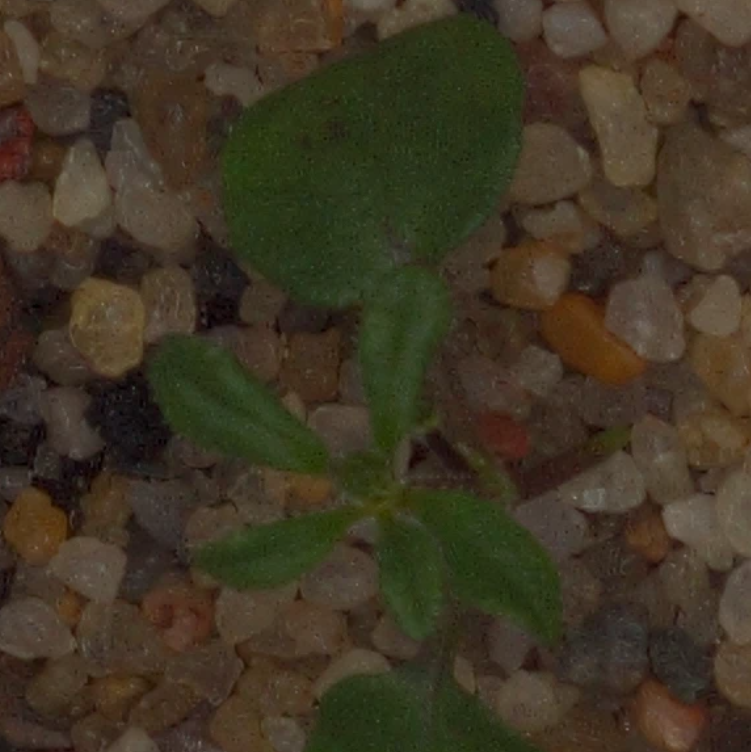
#> input picture OpenCV_Project/Opencv_Image_Processing/Img/1685850324771.jpg, 751 x 752 px
$ python 'Histogram normalization.py'   (older library calls are emulated)
#> lines starting #> are read from the running program, lines starting #| are printed output that depends on the picture
#!/user/bin/env python3
# -*- coding: utf-8 -*-
"""
直方图正规化的原理：
"""
import cv2
import numpy as np
import matplotlib.pyplot as plt
I = cv2.imread('../Img/1685850324771.jpg')
#> I is the input picture: shape (752, 751, 3); mean B, G, R 36.2, 54.2, 63.8
# I= cv2.cvtColor(I,cv2.COLOR_BGR2GRAY)
histI = cv2.calcHist(I,[0],None,[255],[0,256])
#> histI = 255 values, max 56 at index 73, min 0 at index 0, mean 8.84
# 求I的最小值和最大值
Imax = np.max(I)
#> Imax = 147
Imin = np.min(I)
#> Imin = 0
# 要输出的最小灰度级和最大灰度级
Omin,Omax = 0,255
# 计算a和b的值
a = float(Omax-Omin)/(Imax-Imin)
#> a = 1.73
b = Omin-a*Imax
#> b = -255
# 矩阵的线性变换
O = a*I + b
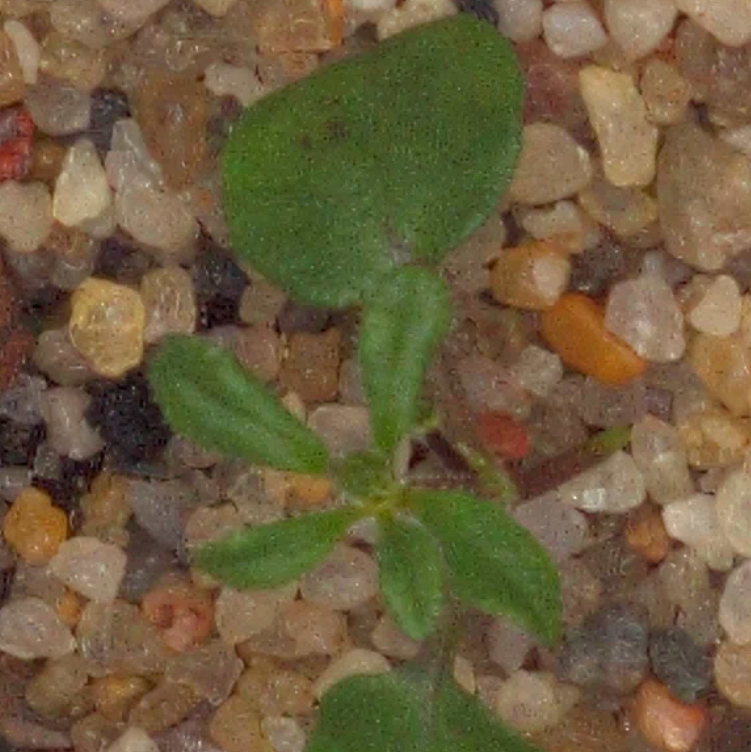
#> O: shape (752, 751, 3) float64; mean B, G, R -192.2, -161, -144.3; drawn with min black and max white
# 数据类型转换
O = O.astype(np.uint8)
histO = cv2.calcHist(O,[0],None,[255],[0,256])
#> histO = 255 values, max 56 at index 129, min 0 at index 0, mean 8.84
cv2.imshow('I',I)
cv2.imshow('O',O)
plt.subplot(1,2,1)
plt.plot(histI)
plt.subplot(1,2,2)
plt.plot(histO)
plt.show()
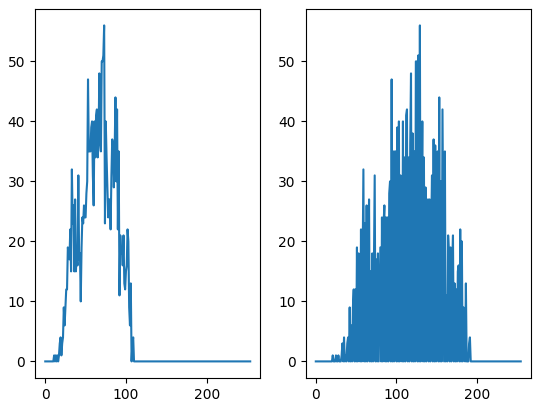
#> figure drawn by matplotlib, 2 panels; panel 1: curve peaks at x = 73, y = 56; panel 2: curve peaks at x = 129, y = 56
cv2.waitKey(0)
cv2.destroyAllWindows()


# 调用opencv的直方图正规化函数normalize
img = cv2.imread('../Img/1685850324771.jpg',cv2.IMREAD_ANYCOLOR)
# 直方图正规化
#> (the run stopped early here; a loop or call above may not have finished)

$ run again, with OpenCV_Project/Opencv_Image_Processing/Img/001.jpg copied over OpenCV_Project/Opencv_Image_Processing/Img/1685850324771.jpg
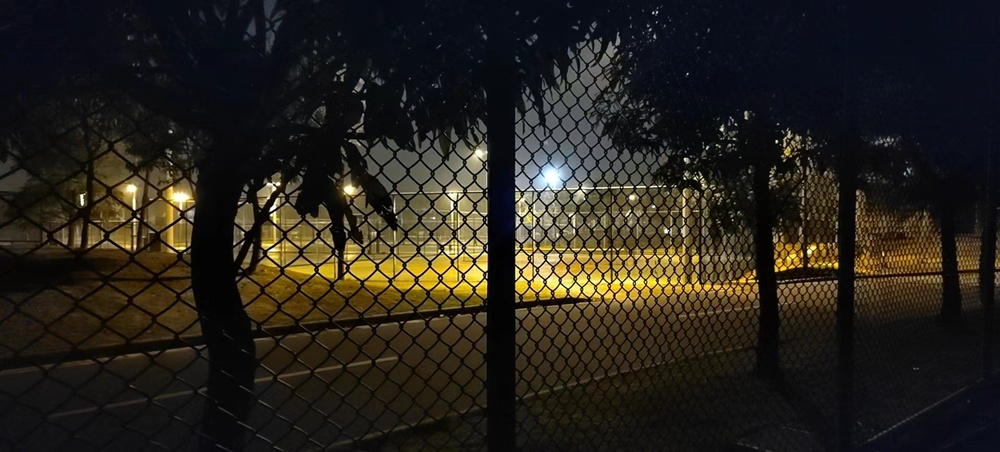
#> input picture OpenCV_Project/Opencv_Image_Processing/Img/001.jpg, 1000 x 452 px, shrunk from 1920 x 868 before the run
#> I is the input picture: shape (452, 1000, 3); mean B, G, R 27.2, 34.9, 39.1
#> histI = 255 values, max 375 at index 11, min 0 at index 0, mean 11.76
#> Imax = 255
#> Imin = 0
#> a = 1
#> b = -255
#> histO = 255 values, max 375 at index 12, min 0 at index 0, mean 11.76
#> `plt.show()`:
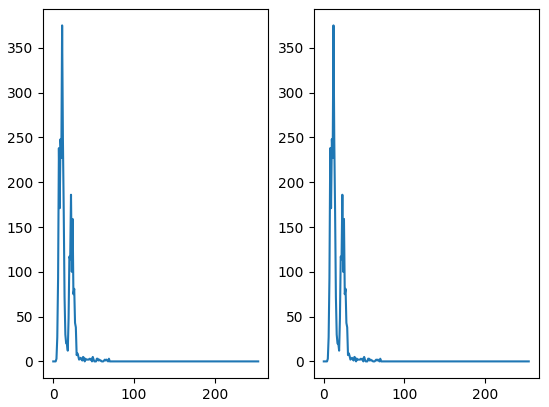
#> figure drawn by matplotlib, 2 panels; panel 1: curve peaks at x = 11, y = 375; panel 2: curve peaks at x = 12, y = 375

$ run again, with OpenCV_Project/Opencv_Image_Processing/Img/1685795097211.jpg copied over OpenCV_Project/Opencv_Image_Processing/Img/1685850324771.jpg
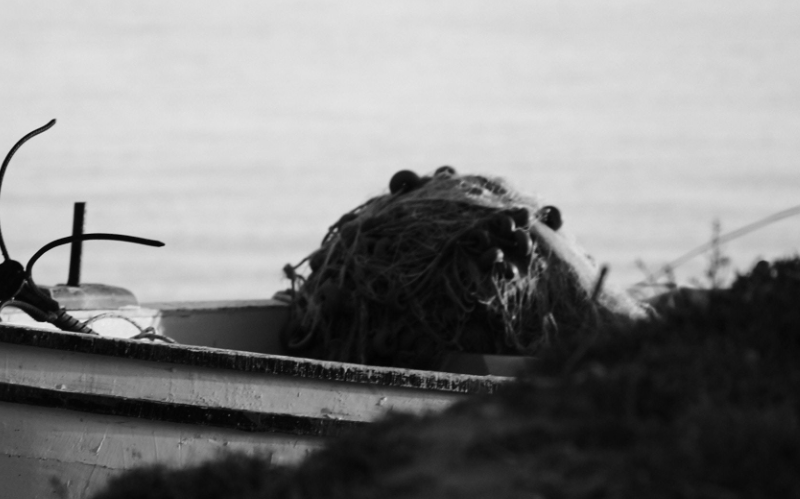
#> input picture OpenCV_Project/Opencv_Image_Processing/Img/1685795097211.jpg, 800 x 499 px
#> I is the input picture: shape (499, 800, 3); min 2, max 238, mean 131.3
#> histI = 255 values, max 360 at index 222, min 0 at index 0, mean 9.41
#> Imax = 238
#> Imin = 2
#> a = 1.08
#> b = -257.2
#> histO = 255 values, max 360 at index 239, min 0 at index 0, mean 9.41
#> `plt.show()`:
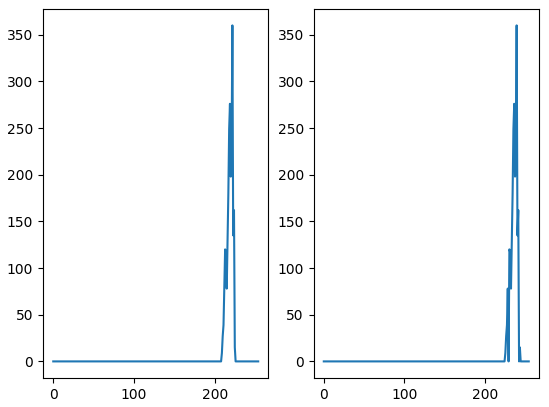
#> figure drawn by matplotlib, 2 panels; panel 1: curve peaks at x = 222, y = 360; panel 2: curve peaks at x = 239, y = 360
